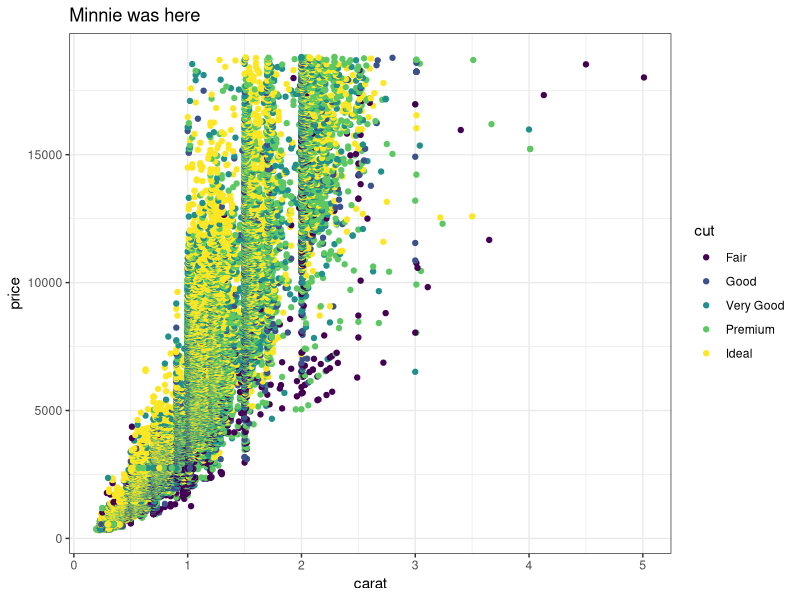
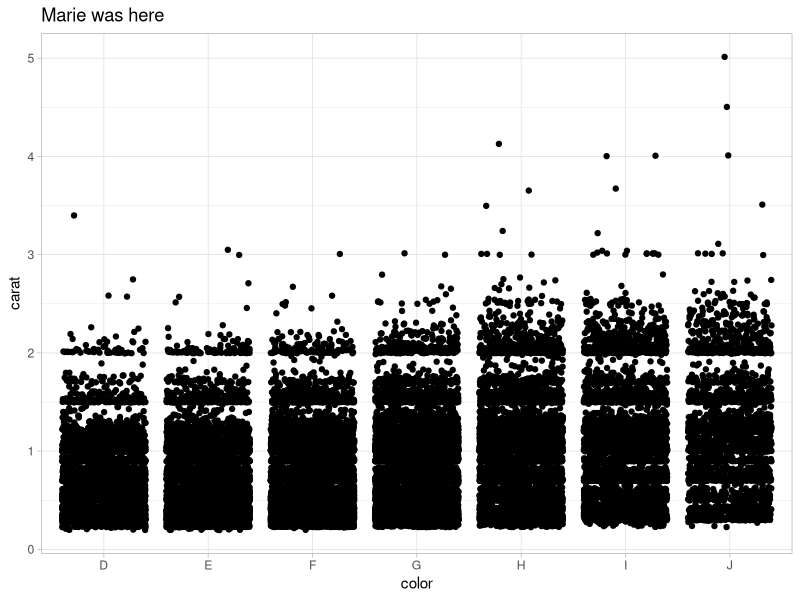
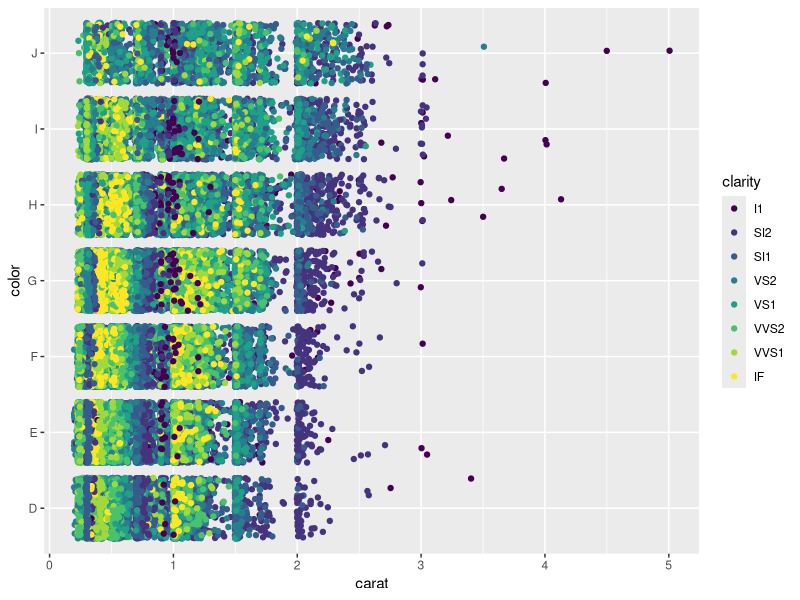
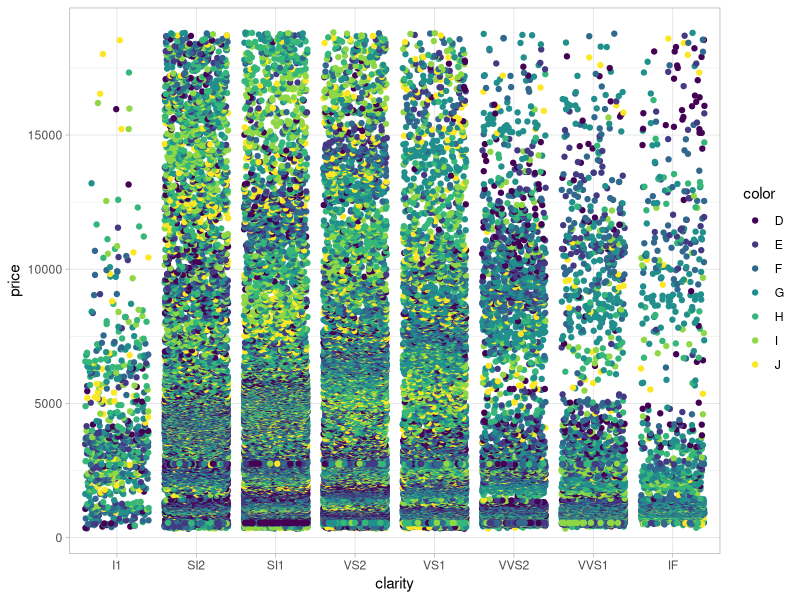
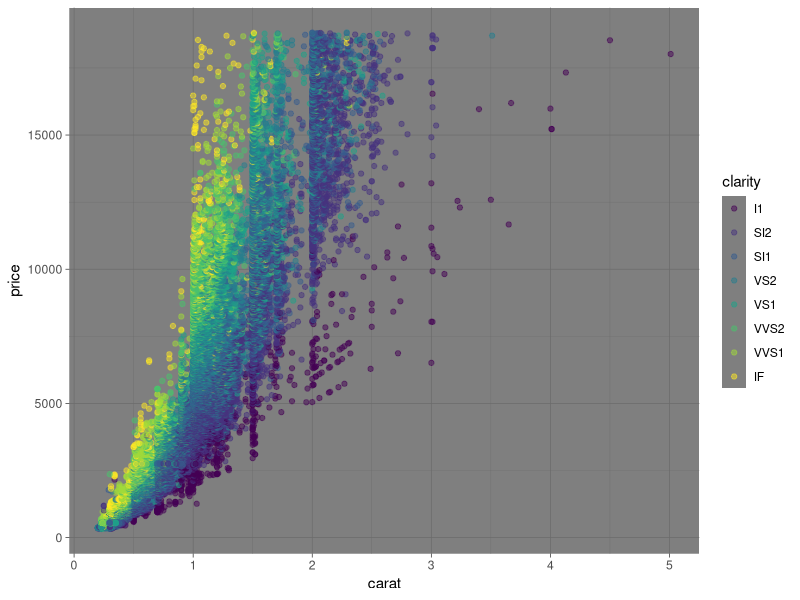

The R script that drew these images, in order:
## ---- chunk 1
knitr::opts_chunk$set(echo = TRUE)
library(tidyverse)
## ---- chunk 2
# Partner 1: 
# Run the code below to see the original graph
# Change the code below to make the point color change based on 'cut', and update the theme to theme_bw(). Update the title to include your first name. 

ggplot(data = diamonds, aes(x = carat, y = price)) +
  geom_point(aes(color=cut)) +
  theme_bw() +
  labs(title = "Minnie was here")
## ---- chunk 3
# Partner 2: 
# Run the code below to see the original graph
# Change the code below to make the geom a geom_jitter, and update the theme to theme_light. Update the title to include your first name. 

ggplot(data = diamonds, aes(x = color, y = carat)) +
  geom_jitter() +
  labs(title = "Marie was here") +
  theme_light()

## ---- chunk 4


# Time to break shit
ggplot(data = diamonds, aes(x = carat, y = color)) +
  geom_jitter(aes(color = clarity))


## Minnie edited graph to be weird
ggplot(data = diamonds, aes(x = clarity, y = price)) +
  geom_jitter(aes(color=color)) +
  theme_light()

## ---- chunk 5

#Minnie: more graphs!!
ggplot(data = diamonds, aes(x = carat, y = price)) +
  geom_point(aes(color=clarity),alpha=0.5) +
  theme_dark()

